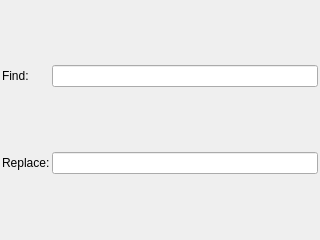
<?xml version="1.0" encoding="UTF-8"?>
<ui version="4.0">
 <class>EditorFindReplaceWidget</class>
 <widget class="QWidget" name="EditorFindReplaceWidget">
  <property name="geometry">
   <rect>
    <x>0</x>
    <y>0</y>
    <width>320</width>
    <height>240</height>
   </rect>
  </property>
  <layout class="QGridLayout" name="layout">
   <property name="leftMargin">
    <number>2</number>
   </property>
   <property name="topMargin">
    <number>2</number>
   </property>
   <property name="rightMargin">
    <number>2</number>
   </property>
   <property name="bottomMargin">
    <number>2</number>
   </property>
   <property name="spacing">
    <number>2</number>
   </property>
   <item row="1" column="0">
    <widget class="QLabel" name="replaceLabel">
     <property name="sizePolicy">
      <sizepolicy hsizetype="Preferred" vsizetype="Fixed">
       <horstretch>0</horstretch>
       <verstretch>0</verstretch>
      </sizepolicy>
     </property>
     <property name="text">
      <string>Replace:</string>
     </property>
    </widget>
   </item>
   <item row="0" column="0">
    <widget class="QLabel" name="findLabel">
     <property name="sizePolicy">
      <sizepolicy hsizetype="Preferred" vsizetype="Fixed">
       <horstretch>0</horstretch>
       <verstretch>0</verstretch>
      </sizepolicy>
     </property>
     <property name="text">
      <string>Find:</string>
     </property>
    </widget>
   </item>
   <item row="0" column="1">
    <widget class="QLineEdit" name="findEdit"/>
   </item>
   <item row="1" column="1">
    <widget class="QLineEdit" name="replaceEdit"/>
   </item>
  </layout>
 </widget>
 <resources/>
 <connections/>
</ui>
